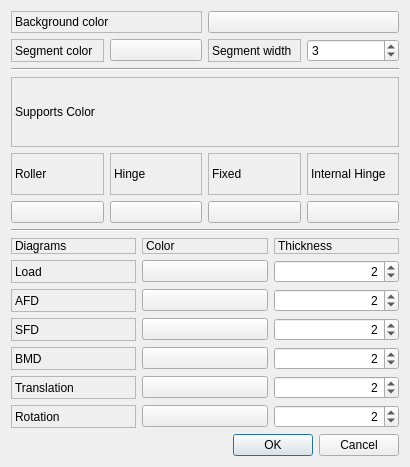
<?xml version="1.0" encoding="UTF-8"?>
<ui version="4.0">
 <class>Dialog</class>
 <widget class="QDialog" name="Dialog">
  <property name="geometry">
   <rect>
    <x>0</x>
    <y>0</y>
    <width>410</width>
    <height>467</height>
   </rect>
  </property>
  <property name="windowTitle">
   <string>Preferences</string>
  </property>
  <layout class="QVBoxLayout" name="verticalLayout">
   <item>
    <layout class="QHBoxLayout" name="horizontalLayout_2">
     <item>
      <widget class="QLabel" name="label">
       <property name="frameShape">
        <enum>QFrame::StyledPanel</enum>
       </property>
       <property name="frameShadow">
        <enum>QFrame::Raised</enum>
       </property>
       <property name="lineWidth">
        <number>2</number>
       </property>
       <property name="text">
        <string>Background color</string>
       </property>
      </widget>
     </item>
     <item>
      <widget class="ColorButton" name="bgColor">
       <property name="text">
        <string/>
       </property>
      </widget>
     </item>
    </layout>
   </item>
   <item>
    <layout class="QHBoxLayout" name="horizontalLayout">
     <item>
      <widget class="QLabel" name="label_2">
       <property name="frameShape">
        <enum>QFrame::StyledPanel</enum>
       </property>
       <property name="frameShadow">
        <enum>QFrame::Raised</enum>
       </property>
       <property name="lineWidth">
        <number>2</number>
       </property>
       <property name="text">
        <string>Segment color</string>
       </property>
      </widget>
     </item>
     <item>
      <widget class="ColorButton" name="segmentColor">
       <property name="text">
        <string/>
       </property>
      </widget>
     </item>
     <item>
      <widget class="QLabel" name="label_3">
       <property name="frameShape">
        <enum>QFrame::StyledPanel</enum>
       </property>
       <property name="frameShadow">
        <enum>QFrame::Raised</enum>
       </property>
       <property name="lineWidth">
        <number>2</number>
       </property>
       <property name="text">
        <string>Segment width</string>
       </property>
      </widget>
     </item>
     <item>
      <widget class="QSpinBox" name="segementWidth">
       <property name="minimum">
        <number>1</number>
       </property>
       <property name="value">
        <number>3</number>
       </property>
      </widget>
     </item>
    </layout>
   </item>
   <item>
    <widget class="Line" name="line">
     <property name="orientation">
      <enum>Qt::Horizontal</enum>
     </property>
    </widget>
   </item>
   <item>
    <widget class="QLabel" name="label_12">
     <property name="frameShape">
      <enum>QFrame::StyledPanel</enum>
     </property>
     <property name="frameShadow">
      <enum>QFrame::Raised</enum>
     </property>
     <property name="lineWidth">
      <number>2</number>
     </property>
     <property name="text">
      <string>Supports Color</string>
     </property>
    </widget>
   </item>
   <item>
    <layout class="QGridLayout" name="gridLayout">
     <item row="0" column="0">
      <widget class="QLabel" name="label_13">
       <property name="frameShape">
        <enum>QFrame::StyledPanel</enum>
       </property>
       <property name="frameShadow">
        <enum>QFrame::Raised</enum>
       </property>
       <property name="lineWidth">
        <number>2</number>
       </property>
       <property name="text">
        <string>Roller</string>
       </property>
      </widget>
     </item>
     <item row="0" column="1">
      <widget class="QLabel" name="label_14">
       <property name="frameShape">
        <enum>QFrame::StyledPanel</enum>
       </property>
       <property name="frameShadow">
        <enum>QFrame::Raised</enum>
       </property>
       <property name="lineWidth">
        <number>2</number>
       </property>
       <property name="text">
        <string>Hinge</string>
       </property>
      </widget>
     </item>
     <item row="0" column="2">
      <widget class="QLabel" name="label_15">
       <property name="frameShape">
        <enum>QFrame::StyledPanel</enum>
       </property>
       <property name="frameShadow">
        <enum>QFrame::Raised</enum>
       </property>
       <property name="lineWidth">
        <number>2</number>
       </property>
       <property name="text">
        <string>Fixed</string>
       </property>
      </widget>
     </item>
     <item row="0" column="3">
      <widget class="QLabel" name="label_16">
       <property name="frameShape">
        <enum>QFrame::StyledPanel</enum>
       </property>
       <property name="frameShadow">
        <enum>QFrame::Raised</enum>
       </property>
       <property name="lineWidth">
        <number>2</number>
       </property>
       <property name="text">
        <string>Internal Hinge</string>
       </property>
      </widget>
     </item>
     <item row="1" column="0">
      <widget class="ColorButton" name="rollerColor">
       <property name="text">
        <string/>
       </property>
      </widget>
     </item>
     <item row="1" column="1">
      <widget class="ColorButton" name="hingeColor">
       <property name="text">
        <string/>
       </property>
      </widget>
     </item>
     <item row="1" column="2">
      <widget class="ColorButton" name="fixedColor">
       <property name="text">
        <string/>
       </property>
      </widget>
     </item>
     <item row="1" column="3">
      <widget class="ColorButton" name="internalHingeColor">
       <property name="text">
        <string/>
       </property>
      </widget>
     </item>
    </layout>
   </item>
   <item>
    <widget class="Line" name="line_2">
     <property name="orientation">
      <enum>Qt::Horizontal</enum>
     </property>
    </widget>
   </item>
   <item>
    <layout class="QGridLayout" name="gridLayout_2">
     <item row="2" column="0">
      <widget class="QLabel" name="label_7">
       <property name="frameShape">
        <enum>QFrame::StyledPanel</enum>
       </property>
       <property name="frameShadow">
        <enum>QFrame::Raised</enum>
       </property>
       <property name="lineWidth">
        <number>2</number>
       </property>
       <property name="text">
        <string>AFD</string>
       </property>
      </widget>
     </item>
     <item row="1" column="1">
      <widget class="ColorButton" name="loadColor">
       <property name="text">
        <string/>
       </property>
      </widget>
     </item>
     <item row="3" column="0">
      <widget class="QLabel" name="label_8">
       <property name="frameShape">
        <enum>QFrame::StyledPanel</enum>
       </property>
       <property name="frameShadow">
        <enum>QFrame::Raised</enum>
       </property>
       <property name="lineWidth">
        <number>2</number>
       </property>
       <property name="text">
        <string>SFD</string>
       </property>
      </widget>
     </item>
     <item row="3" column="1">
      <widget class="ColorButton" name="sfdColor">
       <property name="text">
        <string/>
       </property>
      </widget>
     </item>
     <item row="4" column="0">
      <widget class="QLabel" name="label_9">
       <property name="frameShape">
        <enum>QFrame::StyledPanel</enum>
       </property>
       <property name="frameShadow">
        <enum>QFrame::Raised</enum>
       </property>
       <property name="lineWidth">
        <number>2</number>
       </property>
       <property name="text">
        <string>BMD</string>
       </property>
      </widget>
     </item>
     <item row="4" column="1">
      <widget class="ColorButton" name="bmdColor">
       <property name="text">
        <string/>
       </property>
      </widget>
     </item>
     <item row="2" column="1">
      <widget class="ColorButton" name="afdColor">
       <property name="text">
        <string/>
       </property>
      </widget>
     </item>
     <item row="1" column="0">
      <widget class="QLabel" name="label_17">
       <property name="frameShape">
        <enum>QFrame::StyledPanel</enum>
       </property>
       <property name="frameShadow">
        <enum>QFrame::Raised</enum>
       </property>
       <property name="lineWidth">
        <number>2</number>
       </property>
       <property name="text">
        <string>Load</string>
       </property>
      </widget>
     </item>
     <item row="5" column="0">
      <widget class="QLabel" name="label_10">
       <property name="frameShape">
        <enum>QFrame::StyledPanel</enum>
       </property>
       <property name="frameShadow">
        <enum>QFrame::Raised</enum>
       </property>
       <property name="lineWidth">
        <number>2</number>
       </property>
       <property name="text">
        <string>Translation</string>
       </property>
      </widget>
     </item>
     <item row="5" column="1">
      <widget class="ColorButton" name="translationColor">
       <property name="text">
        <string/>
       </property>
      </widget>
     </item>
     <item row="6" column="0">
      <widget class="QLabel" name="label_11">
       <property name="frameShape">
        <enum>QFrame::StyledPanel</enum>
       </property>
       <property name="frameShadow">
        <enum>QFrame::Raised</enum>
       </property>
       <property name="lineWidth">
        <number>2</number>
       </property>
       <property name="text">
        <string>Rotation</string>
       </property>
      </widget>
     </item>
     <item row="6" column="1">
      <widget class="ColorButton" name="rotationColor">
       <property name="text">
        <string/>
       </property>
      </widget>
     </item>
     <item row="0" column="0">
      <widget class="QLabel" name="label_4">
       <property name="frameShape">
        <enum>QFrame::StyledPanel</enum>
       </property>
       <property name="frameShadow">
        <enum>QFrame::Raised</enum>
       </property>
       <property name="lineWidth">
        <number>2</number>
       </property>
       <property name="text">
        <string>Diagrams</string>
       </property>
      </widget>
     </item>
     <item row="0" column="1">
      <widget class="QLabel" name="label_5">
       <property name="frameShape">
        <enum>QFrame::StyledPanel</enum>
       </property>
       <property name="frameShadow">
        <enum>QFrame::Raised</enum>
       </property>
       <property name="lineWidth">
        <number>2</number>
       </property>
       <property name="text">
        <string>Color</string>
       </property>
      </widget>
     </item>
     <item row="1" column="3">
      <widget class="QSpinBox" name="loadWidth">
       <property name="alignment">
        <set>Qt::AlignRight|Qt::AlignTrailing|Qt::AlignVCenter</set>
       </property>
       <property name="minimum">
        <number>1</number>
       </property>
       <property name="maximum">
        <number>10</number>
       </property>
       <property name="value">
        <number>2</number>
       </property>
      </widget>
     </item>
     <item row="2" column="3">
      <widget class="QSpinBox" name="afdWidth">
       <property name="alignment">
        <set>Qt::AlignRight|Qt::AlignTrailing|Qt::AlignVCenter</set>
       </property>
       <property name="minimum">
        <number>1</number>
       </property>
       <property name="maximum">
        <number>10</number>
       </property>
       <property name="value">
        <number>2</number>
       </property>
      </widget>
     </item>
     <item row="3" column="3">
      <widget class="QSpinBox" name="sfdWidth">
       <property name="alignment">
        <set>Qt::AlignRight|Qt::AlignTrailing|Qt::AlignVCenter</set>
       </property>
       <property name="minimum">
        <number>1</number>
       </property>
       <property name="maximum">
        <number>10</number>
       </property>
       <property name="value">
        <number>2</number>
       </property>
      </widget>
     </item>
     <item row="4" column="3">
      <widget class="QSpinBox" name="bmdWidth">
       <property name="alignment">
        <set>Qt::AlignRight|Qt::AlignTrailing|Qt::AlignVCenter</set>
       </property>
       <property name="minimum">
        <number>1</number>
       </property>
       <property name="maximum">
        <number>10</number>
       </property>
       <property name="value">
        <number>2</number>
       </property>
      </widget>
     </item>
     <item row="5" column="3">
      <widget class="QSpinBox" name="translationWidth">
       <property name="alignment">
        <set>Qt::AlignRight|Qt::AlignTrailing|Qt::AlignVCenter</set>
       </property>
       <property name="minimum">
        <number>1</number>
       </property>
       <property name="maximum">
        <number>10</number>
       </property>
       <property name="value">
        <number>2</number>
       </property>
      </widget>
     </item>
     <item row="6" column="3">
      <widget class="QSpinBox" name="rotationWidth">
       <property name="alignment">
        <set>Qt::AlignRight|Qt::AlignTrailing|Qt::AlignVCenter</set>
       </property>
       <property name="minimum">
        <number>1</number>
       </property>
       <property name="maximum">
        <number>10</number>
       </property>
       <property name="value">
        <number>2</number>
       </property>
      </widget>
     </item>
     <item row="0" column="3">
      <widget class="QLabel" name="label_6">
       <property name="frameShape">
        <enum>QFrame::StyledPanel</enum>
       </property>
       <property name="frameShadow">
        <enum>QFrame::Raised</enum>
       </property>
       <property name="lineWidth">
        <number>2</number>
       </property>
       <property name="text">
        <string>Thickness</string>
       </property>
      </widget>
     </item>
    </layout>
   </item>
   <item>
    <widget class="QDialogButtonBox" name="buttonBox">
     <property name="orientation">
      <enum>Qt::Horizontal</enum>
     </property>
     <property name="standardButtons">
      <set>QDialogButtonBox::Cancel|QDialogButtonBox::Ok</set>
     </property>
     <property name="centerButtons">
      <bool>false</bool>
     </property>
    </widget>
   </item>
  </layout>
 </widget>
 <customwidgets>
  <customwidget>
   <class>ColorButton</class>
   <extends>QPushButton</extends>
   <header>pyqtgraph</header>
  </customwidget>
 </customwidgets>
 <resources/>
 <connections>
  <connection>
   <sender>buttonBox</sender>
   <signal>accepted()</signal>
   <receiver>Dialog</receiver>
   <slot>accept()</slot>
   <hints>
    <hint type="sourcelabel">
     <x>248</x>
     <y>254</y>
    </hint>
    <hint type="destinationlabel">
     <x>157</x>
     <y>274</y>
    </hint>
   </hints>
  </connection>
  <connection>
   <sender>buttonBox</sender>
   <signal>rejected()</signal>
   <receiver>Dialog</receiver>
   <slot>reject()</slot>
   <hints>
    <hint type="sourcelabel">
     <x>316</x>
     <y>260</y>
    </hint>
    <hint type="destinationlabel">
     <x>286</x>
     <y>274</y>
    </hint>
   </hints>
  </connection>
 </connections>
</ui>
